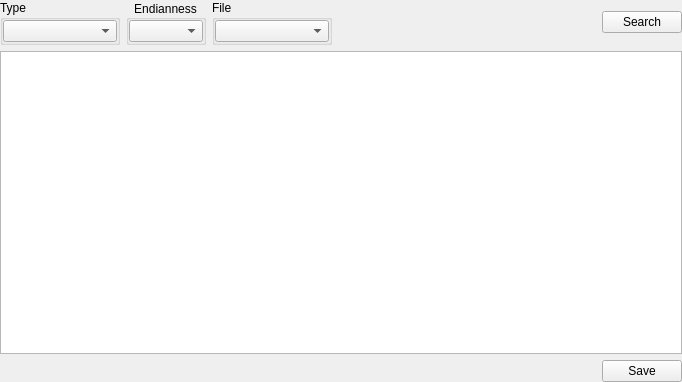
<?xml version="1.0" encoding="UTF-8"?>
<ui version="4.0">
 <class>SearchSignaturesWidget</class>
 <widget class="QWidget" name="SearchSignaturesWidget">
  <property name="geometry">
   <rect>
    <x>0</x>
    <y>0</y>
    <width>682</width>
    <height>382</height>
   </rect>
  </property>
  <property name="windowTitle">
   <string notr="true">Form</string>
  </property>
  <layout class="QVBoxLayout" name="verticalLayout">
   <property name="leftMargin">
    <number>0</number>
   </property>
   <property name="topMargin">
    <number>0</number>
   </property>
   <property name="rightMargin">
    <number>0</number>
   </property>
   <property name="bottomMargin">
    <number>0</number>
   </property>
   <item>
    <layout class="QHBoxLayout" name="horizontalLayout_2">
     <item>
      <widget class="QGroupBox" name="groupBoxType">
       <property name="minimumSize">
        <size>
         <width>120</width>
         <height>0</height>
        </size>
       </property>
       <property name="title">
        <string>Type</string>
       </property>
       <layout class="QVBoxLayout" name="verticalLayout_3">
        <property name="leftMargin">
         <number>0</number>
        </property>
        <property name="topMargin">
         <number>0</number>
        </property>
        <property name="rightMargin">
         <number>0</number>
        </property>
        <property name="bottomMargin">
         <number>0</number>
        </property>
        <item>
         <widget class="QComboBox" name="comboBoxType"/>
        </item>
       </layout>
      </widget>
     </item>
     <item>
      <widget class="QGroupBox" name="groupBoxEndianness">
       <property name="maximumSize">
        <size>
         <width>80</width>
         <height>16777215</height>
        </size>
       </property>
       <property name="title">
        <string>Endianness</string>
       </property>
       <property name="alignment">
        <set>Qt::AlignCenter</set>
       </property>
       <layout class="QVBoxLayout" name="verticalLayout_10">
        <property name="leftMargin">
         <number>0</number>
        </property>
        <property name="topMargin">
         <number>0</number>
        </property>
        <property name="rightMargin">
         <number>0</number>
        </property>
        <property name="bottomMargin">
         <number>0</number>
        </property>
        <item>
         <widget class="QComboBox" name="comboBoxEndianness"/>
        </item>
       </layout>
      </widget>
     </item>
     <item>
      <widget class="QGroupBox" name="groupBoxFile">
       <property name="minimumSize">
        <size>
         <width>120</width>
         <height>0</height>
        </size>
       </property>
       <property name="title">
        <string>File</string>
       </property>
       <layout class="QVBoxLayout" name="verticalLayout_4">
        <property name="leftMargin">
         <number>0</number>
        </property>
        <property name="topMargin">
         <number>0</number>
        </property>
        <property name="rightMargin">
         <number>0</number>
        </property>
        <property name="bottomMargin">
         <number>0</number>
        </property>
        <item>
         <widget class="QComboBox" name="comboBoxFile"/>
        </item>
       </layout>
      </widget>
     </item>
     <item>
      <widget class="QLabel" name="labelInfo">
       <property name="sizePolicy">
        <sizepolicy hsizetype="Expanding" vsizetype="Preferred">
         <horstretch>0</horstretch>
         <verstretch>0</verstretch>
        </sizepolicy>
       </property>
       <property name="text">
        <string/>
       </property>
      </widget>
     </item>
     <item>
      <widget class="QPushButton" name="pushButtonSearch">
       <property name="text">
        <string>Search</string>
       </property>
      </widget>
     </item>
    </layout>
   </item>
   <item>
    <widget class="QTableView" name="tableViewResult">
     <property name="contextMenuPolicy">
      <enum>Qt::CustomContextMenu</enum>
     </property>
     <property name="editTriggers">
      <set>QAbstractItemView::NoEditTriggers</set>
     </property>
     <property name="selectionMode">
      <enum>QAbstractItemView::SingleSelection</enum>
     </property>
     <property name="selectionBehavior">
      <enum>QAbstractItemView::SelectRows</enum>
     </property>
     <property name="sortingEnabled">
      <bool>true</bool>
     </property>
     <attribute name="horizontalHeaderStretchLastSection">
      <bool>true</bool>
     </attribute>
     <attribute name="verticalHeaderMinimumSectionSize">
      <number>20</number>
     </attribute>
     <attribute name="verticalHeaderDefaultSectionSize">
      <number>21</number>
     </attribute>
     <attribute name="verticalHeaderStretchLastSection">
      <bool>false</bool>
     </attribute>
    </widget>
   </item>
   <item>
    <layout class="QHBoxLayout" name="horizontalLayout">
     <item>
      <spacer name="horizontalSpacer">
       <property name="orientation">
        <enum>Qt::Horizontal</enum>
       </property>
       <property name="sizeHint" stdset="0">
        <size>
         <width>40</width>
         <height>20</height>
        </size>
       </property>
      </spacer>
     </item>
     <item>
      <widget class="QPushButton" name="pushButtonSave">
       <property name="text">
        <string>Save</string>
       </property>
      </widget>
     </item>
    </layout>
   </item>
  </layout>
 </widget>
 <resources/>
 <connections/>
</ui>
